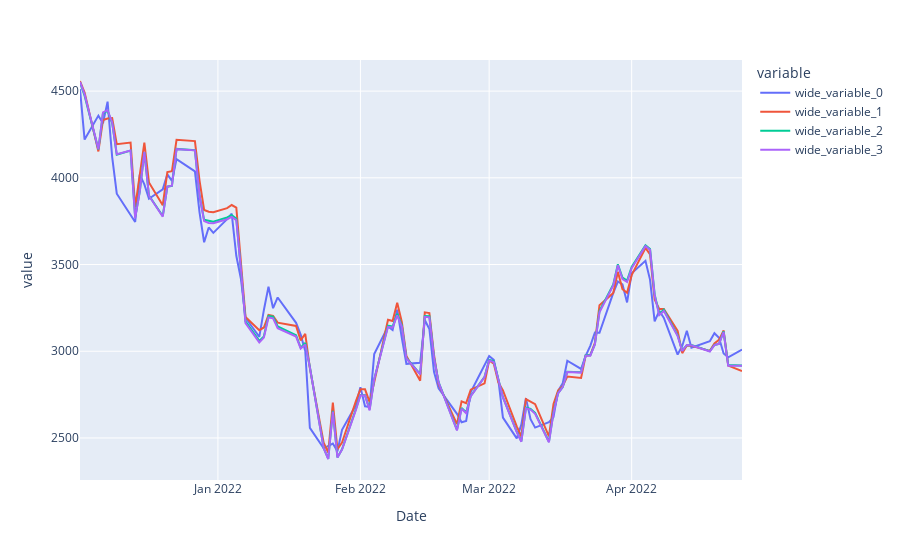

The code cell stored with this chart in its notebook:
### Code cell
df = pd.DataFrame(columns = ['MAE', 'MSE', 'R2'], index = ['300','2000', '3000'])
show_results(df,rf_se5, rf_se20,rf_se50)
